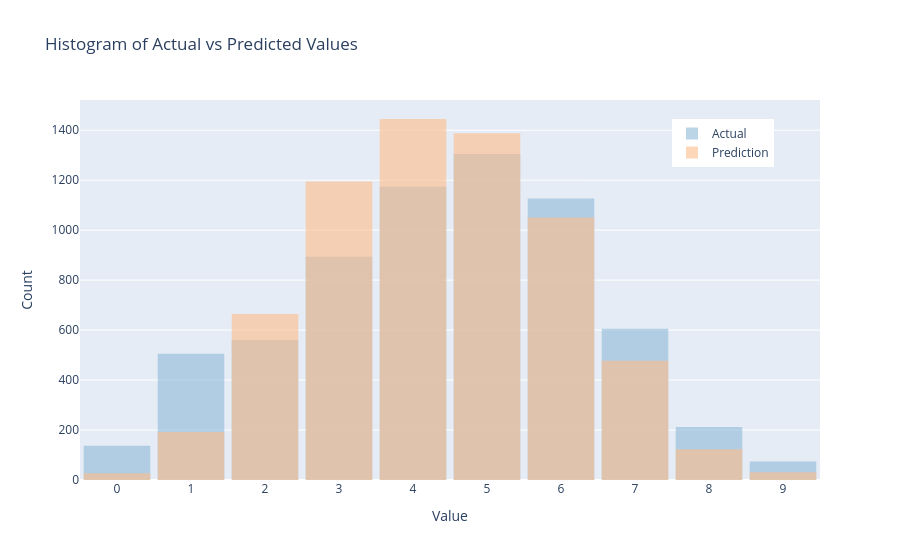

Notebook cell for this chart:
### Code cell
plot_hist_plotly(results_test['actual'].cat.codes, results_test['prediction'])

### Figure 1 — Plotly figure (JSON) as saved in the notebook; plotly's stock layout.template omitted (floating-point values rounded to 4 significant figures; data arrays with more than 128 entries replaced by an {"elided": "..."} marker saying what was removed)
{"data": [{"marker": {"color": "#8fbad8"}, "name": "Actual", "opacity": 0.6, "type": "histogram", "x": {"elided": "6593 int values"}, "xbins": {"end": 9.5, "size": 1, "start": -0.5}}, {"marker": {"color": "#febd89"}, "name": "Prediction", "opacity": 0.6, "type": "histogram", "x": {"elided": "6593 int values"}, "xbins": {"end": 9.5, "size": 1, "start": -0.5}}], "layout": {"bargap": 0.1, "barmode": "overlay", "legend": {"x": 0.8, "y": 0.95}, "title": {"text": "Histogram of Actual vs Predicted Values<br>"}, "xaxis": {"dtick": 1, "tick0": 0, "tickmode": "linear", "title": {"text": "Value"}}, "yaxis": {"title": {"text": "Count"}}}}
